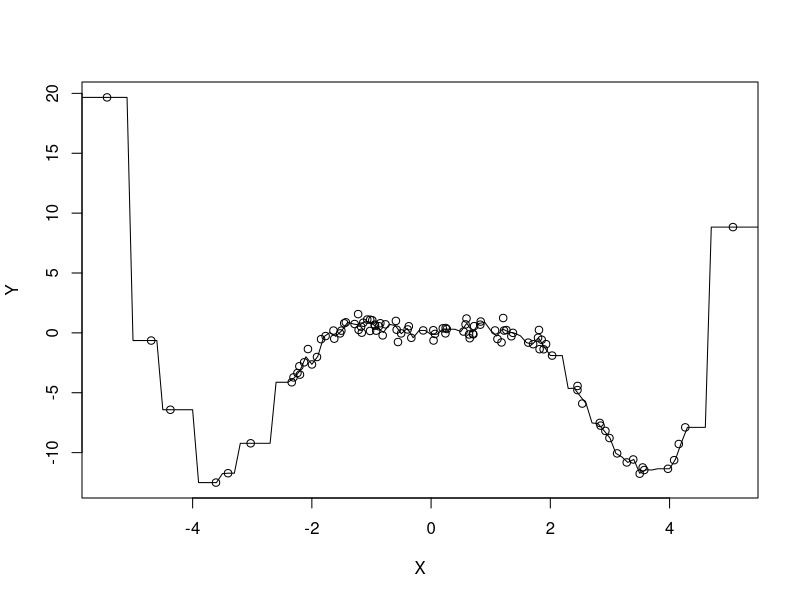

The R source for this figure: (Note: this script raises an error after producing the figure.)
#b) generating data
n = 100
X = rnorm(n, 0, 2)
e = rnorm(n, 0, sqrt(0.25))
Y = X^2 * cos(X) + e

#c) Nadarya Watson estimator
#Kernel function
K = function(x, X, h) {
  K = exp(-((x - X)/h)^2)
  return(K)
}

nw = function(x, X, Y, h, K) {
  #creating output vector
  nw = rep(0, length(x))
  for (j in 1:length(x)) {    
    #calculate sum of all weights
    sum_of_all_weights = 0
    for (k in 1:length(Y)) {
      sum_of_all_weights = sum_of_all_weights + K(x[j], X[k], h)
    }
    #calculate weights
    weights = rep(0, length(Y))
    for (k in 1:length(Y)) {
      weights[k] = K(x[j], X[k], h) / sum_of_all_weights
    }
    #calculate fitted value
    nw[j] = t(weights) %*% Y
  }
  return(nw)
}
x = seq(from = -10, to = 10, by = 0.1)
h = 0.03 #bandwidth
fitted_values = nw(x, X, Y, h, K)
y_true = x^2 * cos(x)
plot(X,Y)
lines(x, fitted_values)

# f)
bandwidth_grid = seq(from = 0.001, to = 5, by = 0.01)
LOO_CV_error = rep(0, length(Y))
for (i in 1:length(bandwidth_grid)) {
  #creating S
  S = matrix(nrow = length(Y), ncol = length(Y))
  for (j in 1:length(Y)) {
    weights_sum = 0
    for (l in 1:length(Y)) {
      weights_sum = weights_sum + K(X[j], X[l], bandwidth_grid[i])
    }
    for (k in 1:length(Y)) {
      S[j][k] = K(X[j], X[k], bandwidth_grid[i]) / weights_sum
    }
  }
  diag_S = S[row(S) == col(S)]
  A = diag(length(Y)) - diag(diag_S)
  LOO_CV_error[i] = 1 / length(Y) * norm(solve(A) %*% (Y - S %*% Y))
}

